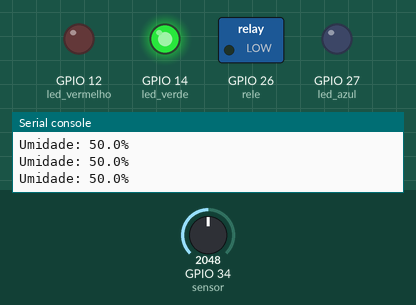
This program was run on a simulated ESP32 board running MicroPython. On the bench: switched loads named in the program (green lamp = pin HIGH), output pins drawn as LEDs (lit = HIGH), the last lines printed to the serial console. Wiring (from the project's diagram.json): red LED on GPIO 12, green LED on GPIO 14, relay on GPIO 26, blue LED on GPIO 27, potentiometer on GPIO 34. The inputs (shaded band) are chosen by the test bench; at power-on: GPIO 34 (sensor) = 2048 (analog values on the 0–4095 scale).

Above: at 1.2 s.
1.3 s: GPIO 34 (sensor) set to 1284
2.8 s: GPIO 34 (sensor) set to 1180
At 3.4 s:
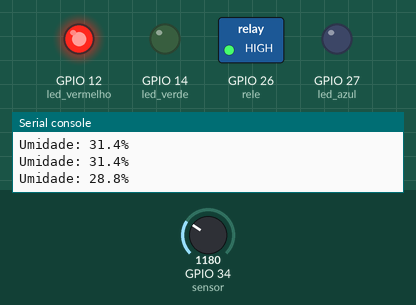
4.5 s: GPIO 34 (sensor) set to 3603
At 5.7 s:
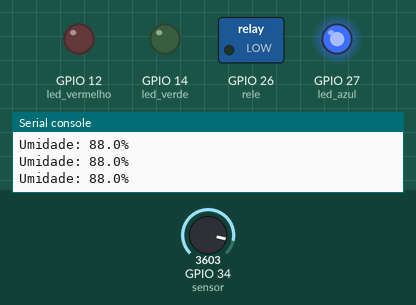
6.0 s: GPIO 34 (sensor) set to 2937
7.5 s: GPIO 34 (sensor) set to 2837
At 8.1 s:
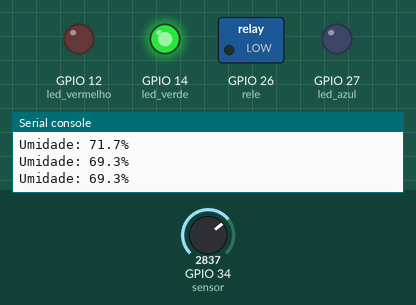
9.0 s: GPIO 34 (sensor) set to 4095
At 9.3 s:
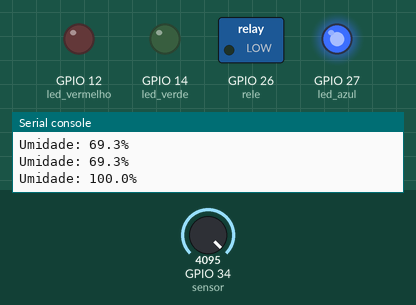
Timing chart, 0 to 11.5 s (numbered marks = the images above; inputs shaded):
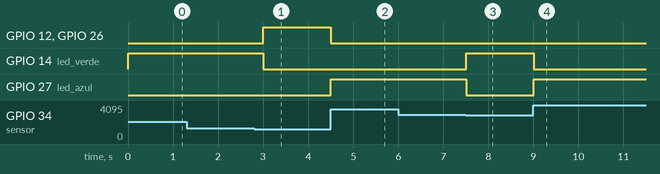

Measured:
- the behaviour switches between 1229 and 1228 on GPIO 34 (sensor) (found by bisection; images 0 and 1)
- the behaviour switches between 2867 and 2866 on GPIO 34 (sensor) (found by bisection; images 2 and 3)
- after the input at 2.8 s, GPIO 12 (led_vermelho), GPIO 26 (rele): LOW → HIGH after 0.20 s; GPIO 14 (led_verde): HIGH → LOW after 0.20 s
- after the input at 4.5 s, GPIO 12 (led_vermelho), GPIO 26 (rele): HIGH → LOW at once; GPIO 27 (led_azul): LOW → HIGH at once
- after the input at 7.5 s, GPIO 14 (led_verde): LOW → HIGH at once; GPIO 27 (led_azul): HIGH → LOW at once
- after the input at 9.0 s, GPIO 14 (led_verde): HIGH → LOW at once; GPIO 27 (led_azul): LOW → HIGH at once

The program:

main.py
```python
from machine import Pin, ADC
import time

# Pinos atualizados conforme sua nova imagem
sensor = ADC(Pin(34))
sensor.atten(ADC.ATTN_11DB)

led_vermelho = Pin(12, Pin.OUT)
led_verde = Pin(14, Pin.OUT)
led_azul = Pin(27, Pin.OUT)
rele = Pin(26, Pin.OUT)

while True:
    # Leitura de 0 a 100%
    valor = (sensor.read() / 4095) * 100
    print(f"Umidade: {valor:.1f}%")

    # Lógica dos LEDs
    if valor < 30:
        led_vermelho.value(1) # LIGA
        led_verde.value(0)
        led_azul.value(0)
        rele.value(1)        # Liga bomba
    elif 30 <= valor <= 70:
        led_vermelho.value(0)
        led_verde.value(1)    # LIGA
        led_azul.value(0)
        rele.value(0)
    else:
        led_vermelho.value(0)
        led_verde.value(0)
        led_azul.value(1)     # LIGA
        rele.value(0)

    time.sleep(0.5)
```
